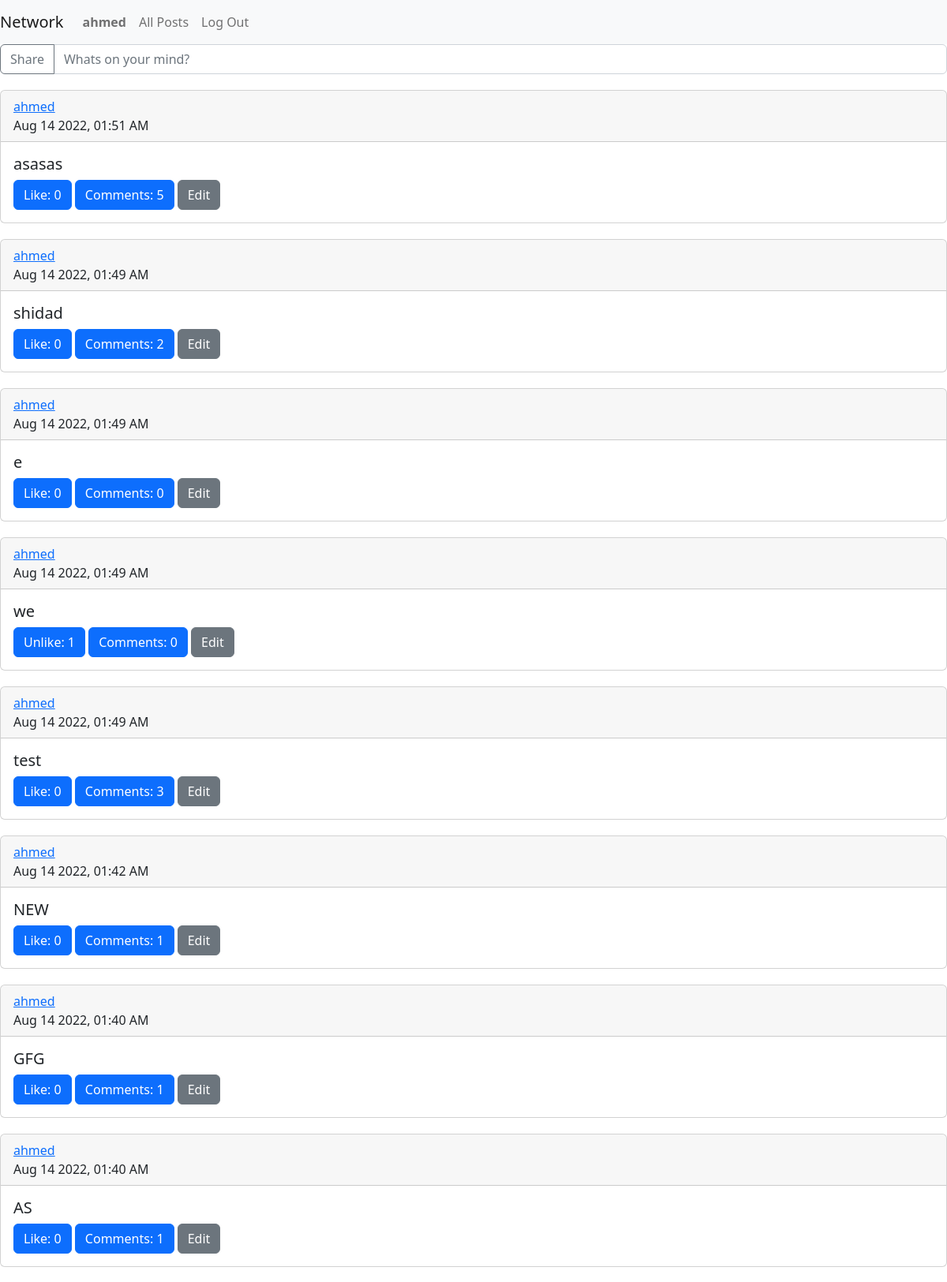
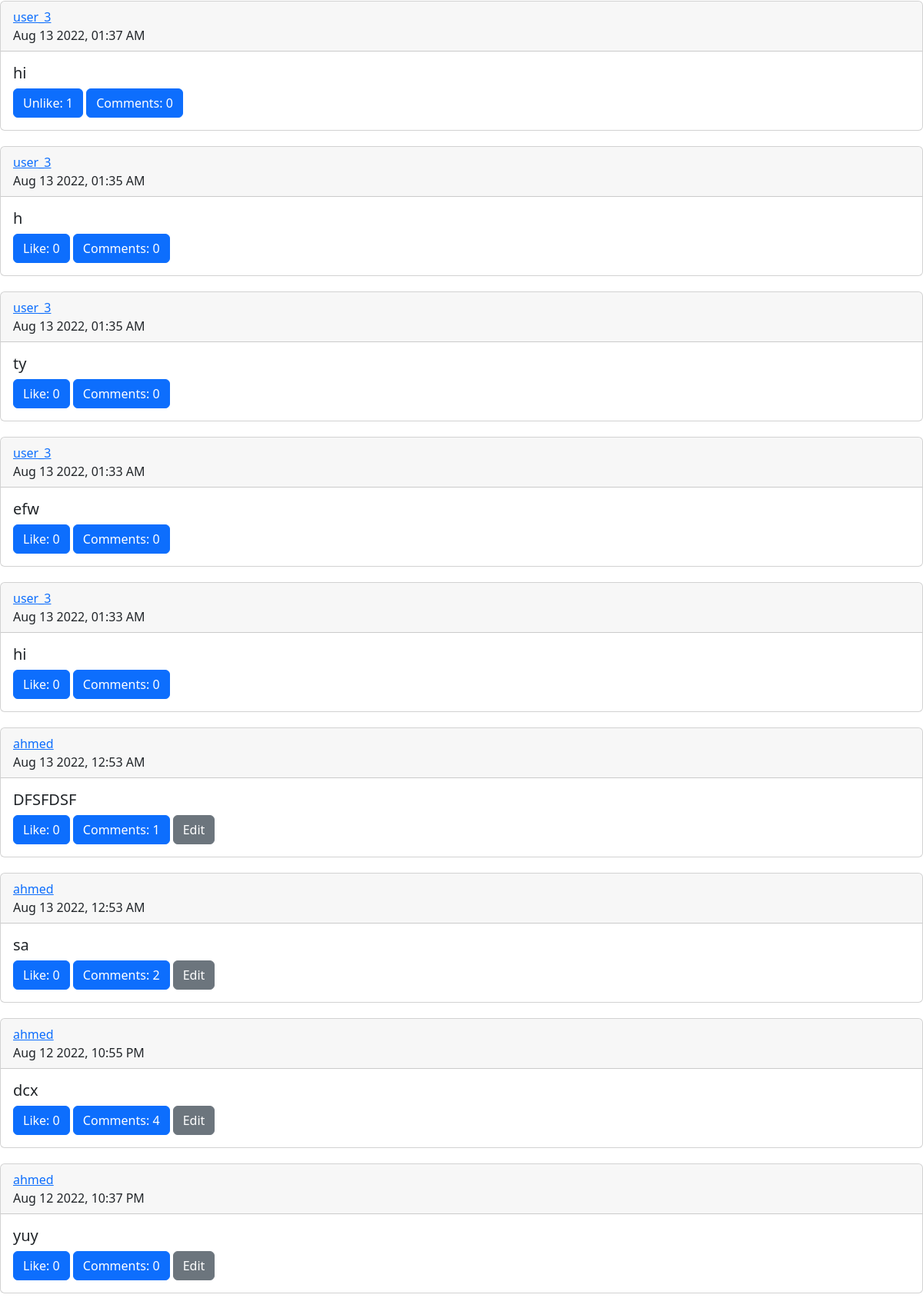
The page /posts (signed in, upper part) on the database its author committed (2 pictures, top to bottom).
### network/models.py (models this page shows)
class User(AbstractUser):
    pass

class Post(models.Model):
    user_post = models.ForeignKey(User, on_delete=models.CASCADE,related_name="user_post", default="1")
    post = models.CharField(max_length=2000, null=False, blank=False, default="")
    timestamp = models.DateTimeField(auto_now_add=True)
    updated_at = models.DateTimeField(auto_now=True)
    def serialize(self):
        likes = len(self.liked_on.all())
        comments = self.commented_on.all()
        return {
            "id":self.id,
            "user_post":self.user_post.username,
            "post": self.post,
            "time":self.timestamp.strftime("%b %d %Y, %I:%M %p"),
            "likes":likes,
            "comments":comments,
            "how_many_comments":len(comments)
        }

### network/views.py (the view, shortened to what this page needs)
# urls.py: path("posts", views.posts, name="posts"),
@csrf_exempt
@login_required(login_url="login")
def posts(request):
    if request.method == "GET":
        posts = Post.objects.all()
        posts = posts.order_by("-timestamp").all()
        posts = [post.serialize() for post in posts]
        liked = Like.objects.filter(user_like=request.user)
        liked = [like.post.id for like in liked]
        return render(request, 'network/posts.html',{'posts':posts, 'liked':liked})

### network/templates/network/posts.html (shortened to what this page needs)
{% extends "network/layout.html" %}
{% load static %}
{% block body %}
<form class="input-group mb-3" id="post-form">
  <button type="submit" class="btn btn-outline-secondary" type="button" id="share">Share</button>
  <input required type="text" class="form-control" placeholder="Whats on your mind?" id="post-text">
</form>
<div id="all-posts">
    {% for post in posts %}
    <div class="card">
        <div class="card-header">
          <a href="{% url 'profile' post.user_post %}">{{post.user_post}}</a>
          <br>
          {{post.time}}
        </div>
        <div class="card-body">
          <h5 class="card-title">{{post.post}}</h5>
          {% if post.id in liked %}
          <button class="btn btn-primary" id="unlike" data-post="{{post.id}}">Unlike: {{post.likes}}</button>
          {% else %}
          <button class="btn btn-primary" id="like" data-post="{{post.id}}">Like: {{post.likes}}</button>
          {% endif %}
          <button class="btn btn-primary" id="show-comments">Comments: {{post.how_many_comments}}</button>
          {% if user.username == post.user_post %}
          <button class="btn btn-secondary" id="edit">Edit</button>
          {% endif %}
        </div>
      </div>
    {% endfor %}
</div>
{% endblock %}

### network/templates/network/layout.html (shortened to what this page needs)
{% load static %}
<!DOCTYPE html>
<html lang="en">
    <head>
        <link href="https://cdn.jsdelivr.net/npm/bootstrap@5.2.0/dist/css/bootstrap.min.css" rel="stylesheet">
        <link href="{% static 'network/styles.css' %}" rel="stylesheet">
    </head>
    <body>
        <nav class="navbar navbar-expand-lg navbar-light bg-light">
            <a class="navbar-brand" href="{% url 'index' %}">Network</a>
            <div>
              <ul class="navbar-nav mr-auto">
                {% if user.is_authenticated %}
                    <li class="nav-item">
                        <a class="nav-link" id="profile" href="{% url 'profile' user.username %}"><strong>{{ user.username }}</strong></a>
                    </li>
                {% endif %}
                <li class="nav-item">
                  <a class="nav-link" id="all-posts-link" href="{% url 'posts' %}">All Posts</a>
                </li>
                {% if user.is_authenticated %}
                    <li class="nav-item">
                        <a class="nav-link" href="{% url 'logout' %}">Log Out</a>
                    </li>
                {% endif %}
              </ul>
            </div>
          </nav>
        <div class="body">
            {% block body %}
            {% endblock %}
        </div>
    </body>
</html>

### network/static/network/styles.css (style rules this page uses)
.card { margin-top: 20px; margin-bottom: 20px; }

### rows shown on the page
User: username "ahmed", user_post "ahmed" "ahmed" "ahmed" "ahmed" "ahmed" "ahmed" "ahmed" "ahmed" "ahmed" "ahmed" "ahmed" "ahmed"
Post: post "asasas"
Post: post "shidad"
Post: post "we"
Post: post "test"
Post: post "NEW"
Post: post "GFG"
Post: post "AS"
User: user_post "user_3" "user_3" "user_3" "user_3" "user_3"
Post: post "hi"
Post: post "ty"
Post: post "efw"
Post: post "hi"
Post: post "DFSFDSF"
Post: post "sa"
Post: post "dcx"
Post: post "yuy"

### other values the page prints
{{ post.time }} "Aug 14 2022, 01:51 AM" "Aug 14 2022, 01:49 AM" "Aug 14 2022, 01:49 AM" "Aug 14 2022, 01:49 AM" "Aug 14 2022, 01:49 AM" "Aug 14 2022, 01:42 AM" "Aug 14 2022, 01:40 AM" "Aug 14 2022, 01:40 AM" "Aug 13 2022, 01:37 AM" "Aug 13 2022, 01:35 AM" "Aug 13 2022, 01:35 AM" "Aug 13 2022, 01:33 AM" "Aug 13 2022, 01:33 AM" "Aug 13 2022, 12:53 AM" "Aug 13 2022, 12:53 AM" "Aug 12 2022, 10:55 PM" "Aug 12 2022, 10:37 PM"
{{ post.likes }} "0" "0" "0" "0" "0" "0" "0" "0" "0" "0" "0" "0" "0" "0" "0"
{{ post.how_many_comments }} "5" "2" "0" "0" "3" "1" "1" "1" "0" "0" "0" "0" "0" "1" "2" "4" "0"
{{ post.post }} "e" "h"
{{ post.likes }} "1" "1"
